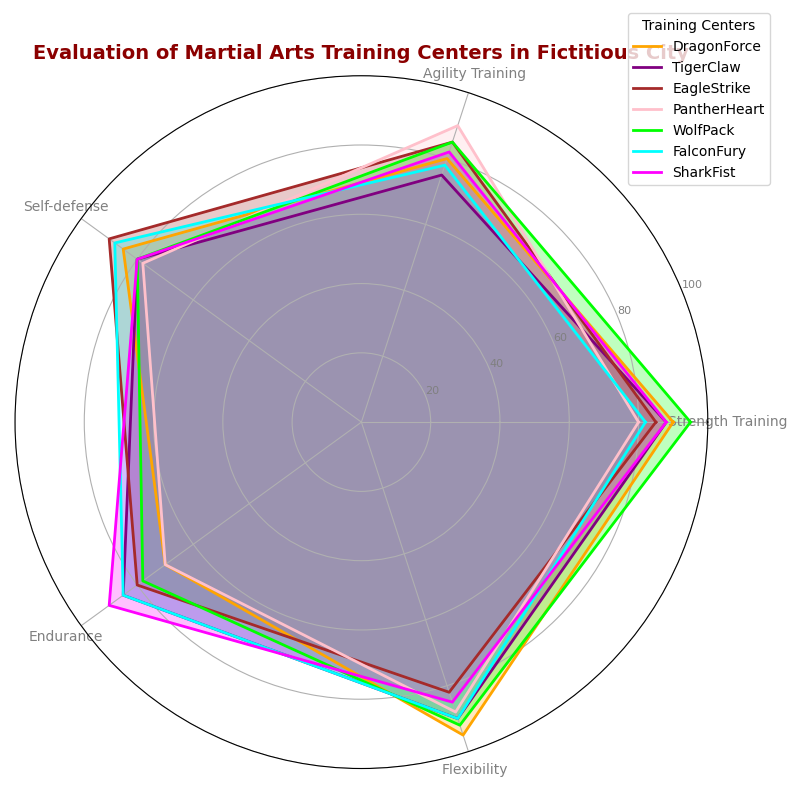

Here is the Python script that generated this plot:
import numpy as np
import matplotlib.pyplot as plt
from math import pi

centers = ['DragonForce', 'TigerClaw', 'EagleStrike', 'PantherHeart', 'WolfPack', 'FalconFury', 'SharkFist']
parameters = ['Strength Training', 'Agility Training', 'Self-defense', 'Endurance', 'Flexibility']

data = np.array([
    [90, 80, 85, 70, 95],
    [88, 75, 80, 85, 90],
    [85, 85, 90, 80, 82],
    [80, 90, 78, 70, 88],
    [95, 85, 80, 78, 92],
    [82, 78, 88, 85, 90], # Data for FalconFury
    [88, 82, 80, 90, 85]  # Data for SharkFist
])

num_vars = len(parameters)
angles = np.linspace(0, 2 * pi, num_vars, endpoint=False).tolist()
angles += angles[:1]

fig, ax = plt.subplots(figsize=(8, 8), subplot_kw=dict(polar=True))

def plot_center(data, color, label):
    values = data.tolist()
    values += values[:1]
    ax.plot(angles, values, linewidth=2, linestyle='solid', color=color, label=label)
    ax.fill(angles, values, color=color, alpha=0.25)

colors = ['orange', 'purple', 'brown', 'pink', 'lime', 'cyan', 'magenta']

for idx, center_data in enumerate(data):
    plot_center(center_data, colors[idx], centers[idx])

plt.xticks(angles[:-1], parameters, color='grey', size=10)
plt.yticks([20, 40, 60, 80, 100], ["20", "40", "60", "80", "100"], color="grey", size=8)
plt.ylim(0, 100)
plt.title('Evaluation of Martial Arts Training Centers in Fictitious City', size=14, color='darkred', weight='bold', position=(0.5, 1.1))
plt.legend(loc='upper right', bbox_to_anchor=(1.1, 1.1), title='Training Centers')
plt.tight_layout()
plt.show()
